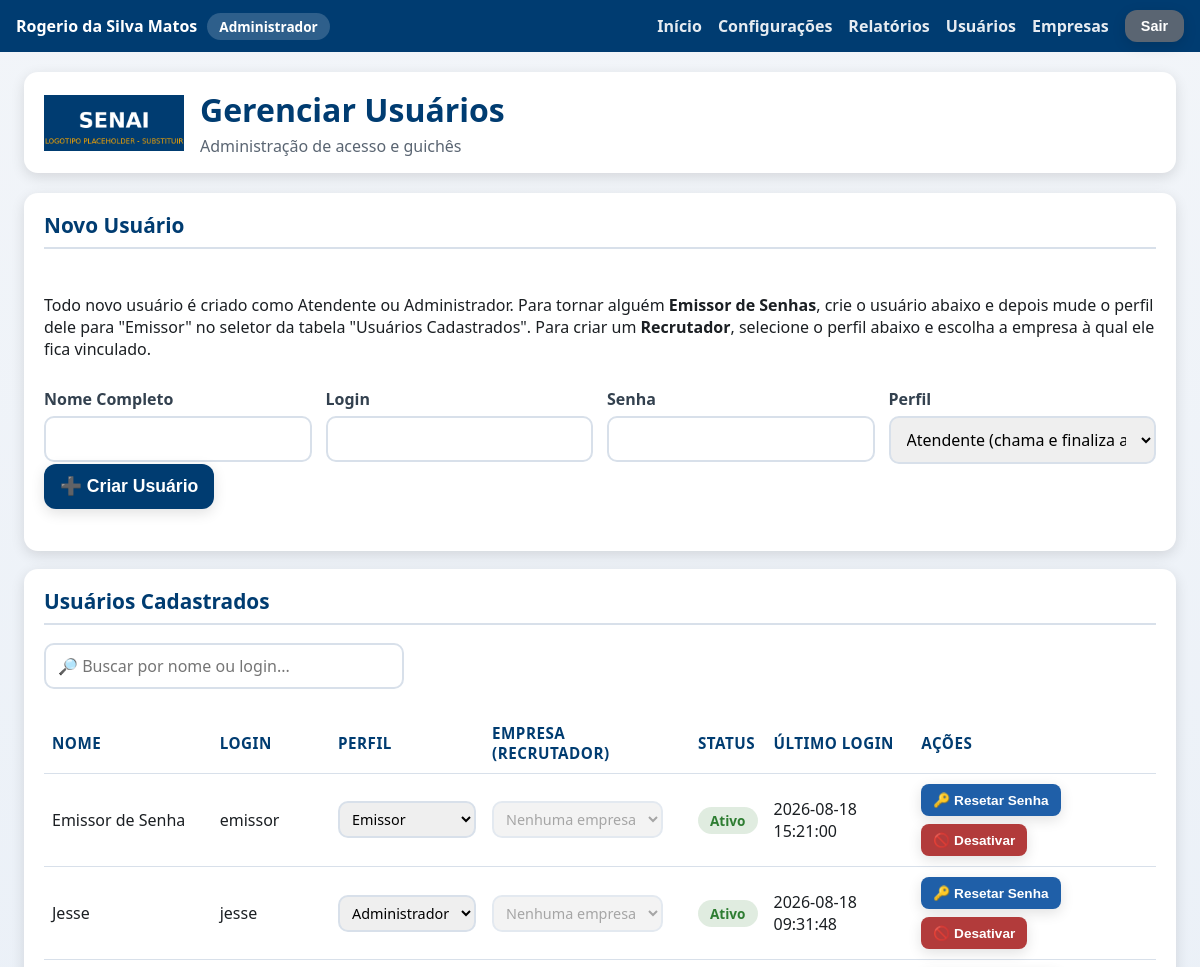
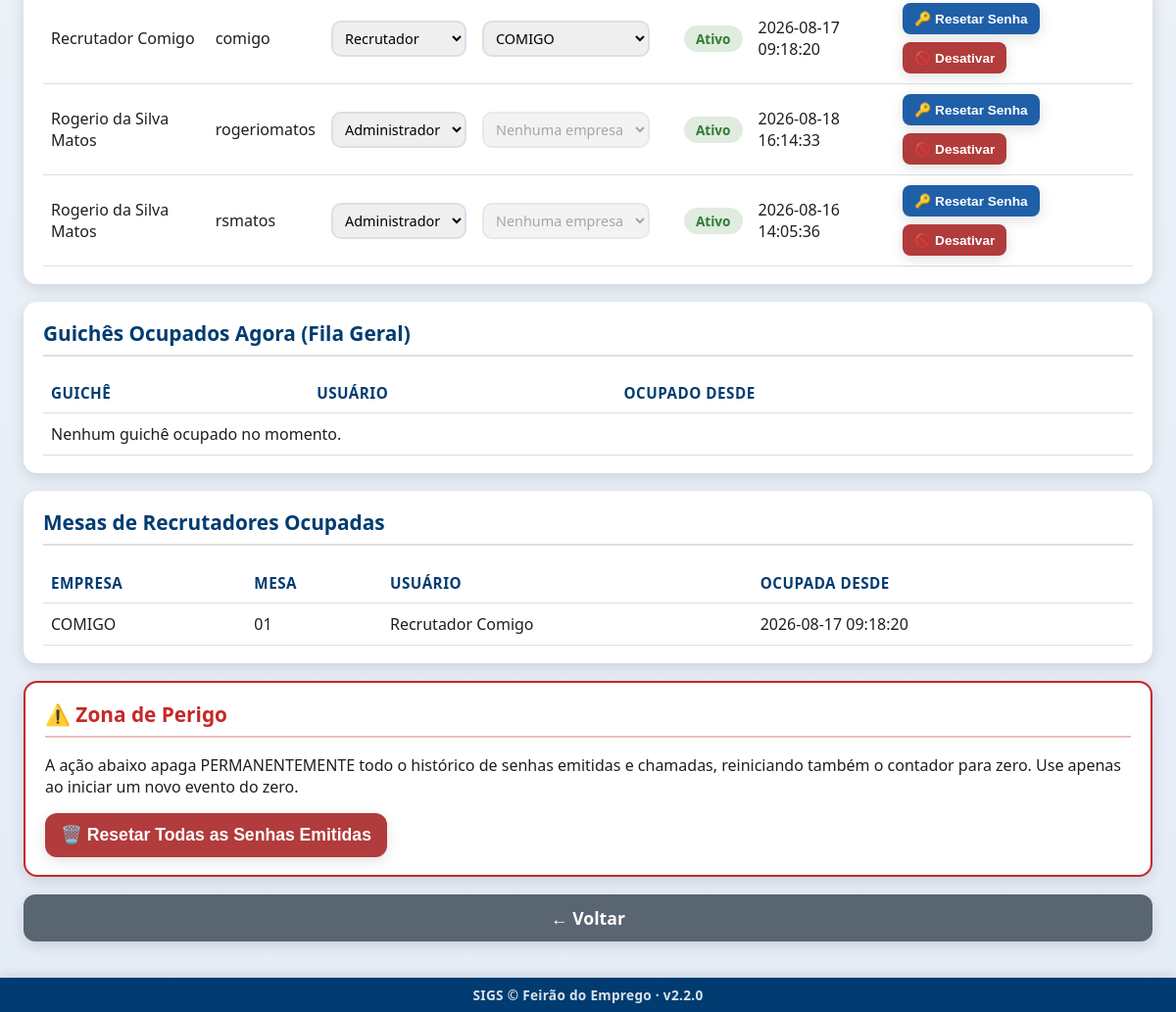
The page /admin/usuarios (signed in) on the database as committed earlier (2 pictures, top to bottom).
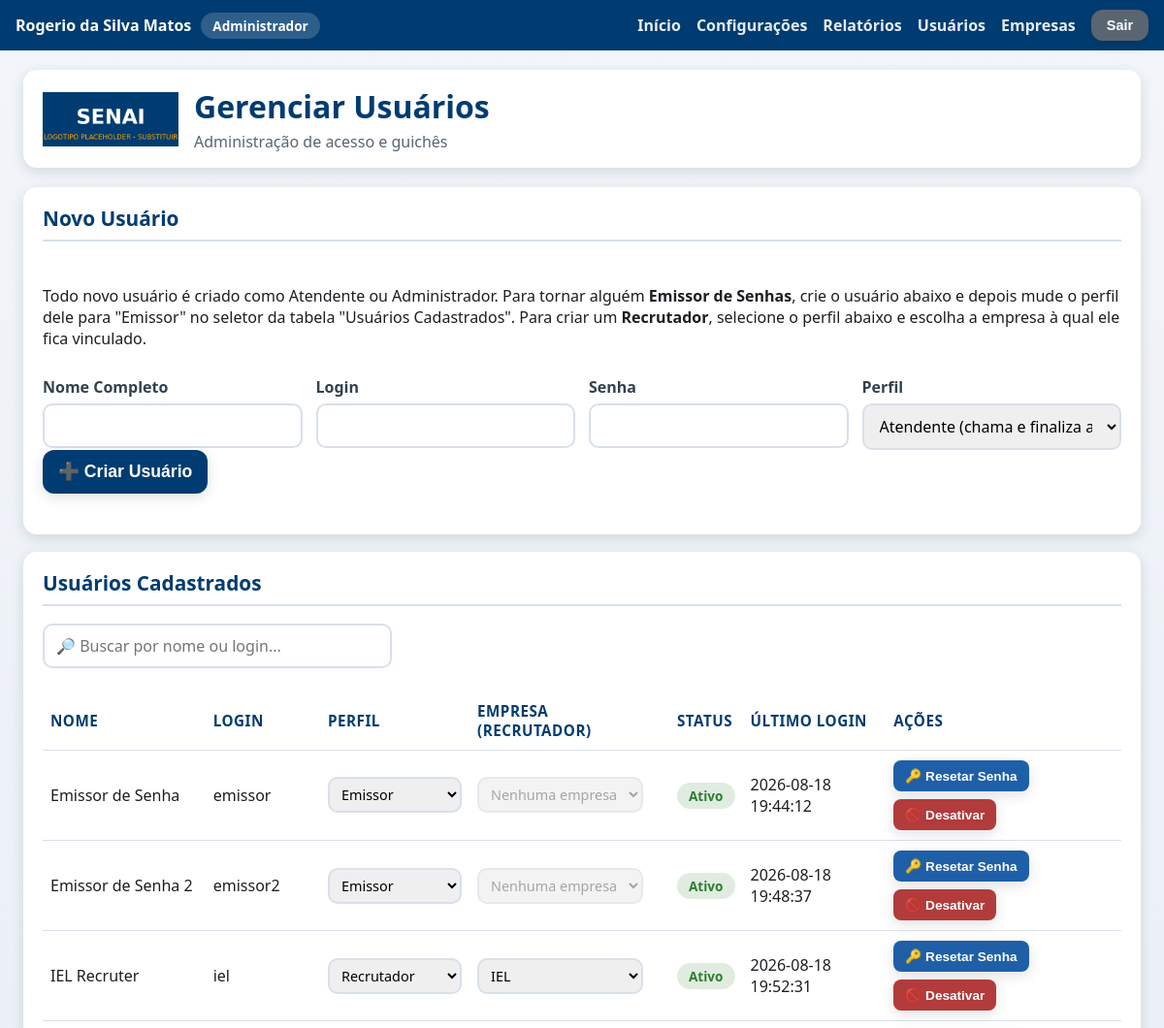
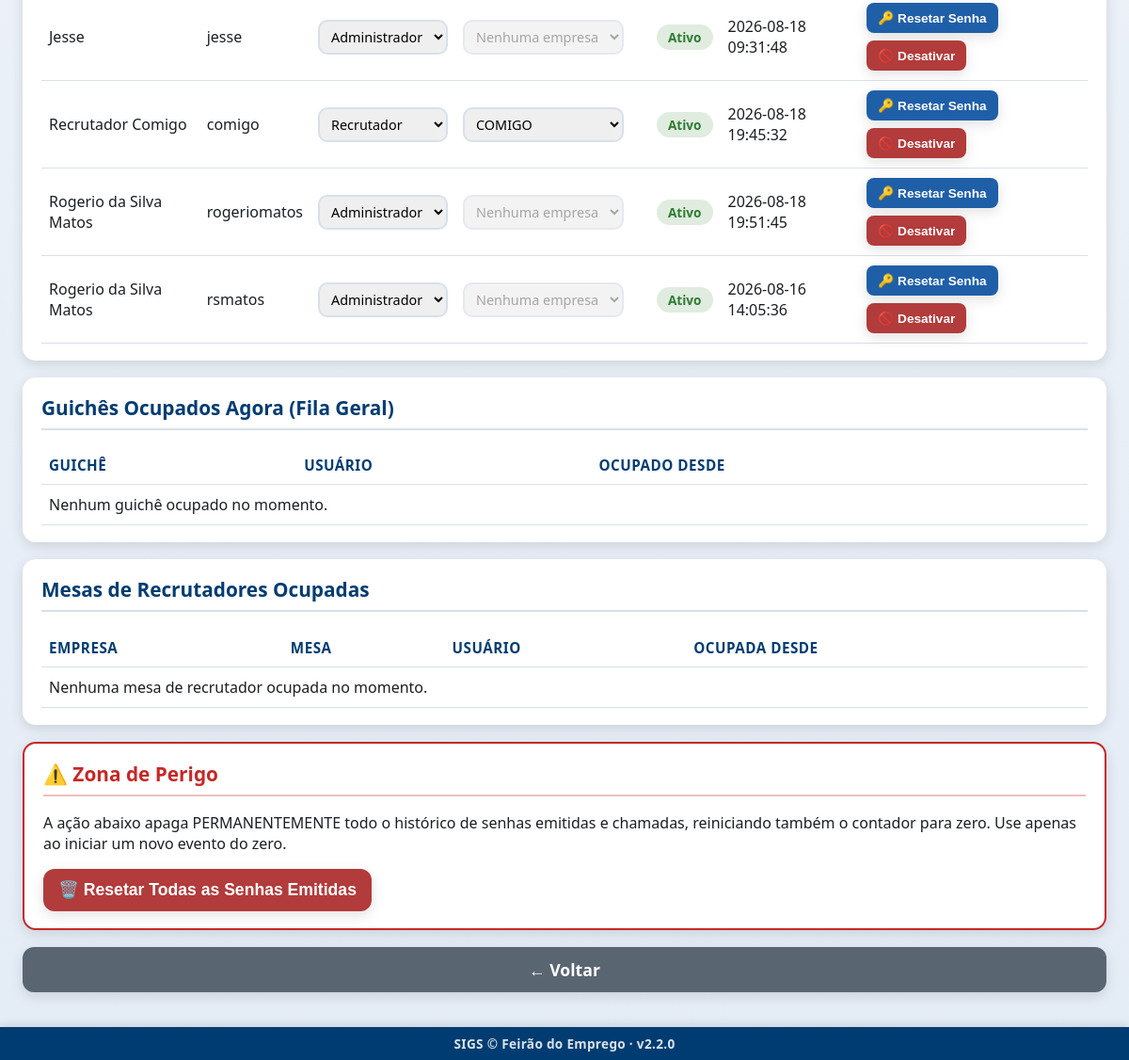
The same page on the database as committed later (2 pictures, top to bottom).
### tables this page shows
CREATE TABLE usuarios (
            id INTEGER PRIMARY KEY AUTOINCREMENT,
            nome_completo TEXT NOT NULL,
            login TEXT NOT NULL UNIQUE,
            senha_hash TEXT NOT NULL,
            perfil TEXT NOT NULL DEFAULT 'atendente',
            ativo INTEGER NOT NULL DEFAULT 1,
            data_criacao TEXT NOT NULL,
            ultimo_login TEXT
        , empresa_id INTEGER REFERENCES empresas (id));

CREATE TABLE empresas (
                id INTEGER PRIMARY KEY AUTOINCREMENT,
                nome TEXT NOT NULL UNIQUE,
                ativa INTEGER NOT NULL DEFAULT 1,
                data_criacao TEXT NOT NULL
            , logo_path TEXT, cor_principal TEXT, contador_atual INTEGER NOT NULL DEFAULT 0, atendimento_finalizado_em TEXT);

CREATE TABLE guiches_empresa_ocupados (
                empresa_id INTEGER NOT NULL,
                guiche INTEGER NOT NULL,
                usuario_id INTEGER NOT NULL,
                usuario_nome TEXT NOT NULL,
                ocupado_desde TEXT NOT NULL,
                PRIMARY KEY (empresa_id, guiche),
                FOREIGN KEY (empresa_id) REFERENCES empresas (id),
                FOREIGN KEY (usuario_id) REFERENCES usuarios (id)
            );

CREATE TABLE configuracoes (
                    chave TEXT PRIMARY KEY,
                    valor TEXT NOT NULL
                );

### app.py (the view)
@app.route("/admin/usuarios")
@auth.login_required
@auth.admin_required
def usuarios_tela():
    usuarios = database.listar_usuarios()
    guiches_ocupados = database.listar_guiches_ocupados()
    guiches_empresa_ocupados = database.listar_guiches_empresa_ocupados()
    empresas = database.listar_empresas()
    return render_template(
        "usuarios.html",
        config=config_manager.obter_todas(),
        usuarios=usuarios,
        guiches_ocupados=guiches_ocupados,
        guiches_empresa_ocupados=guiches_empresa_ocupados,
        empresas=empresas,
    )

### app.py (called while the page is built)
@app.context_processor
def injetar_usuario_logado():
    usuario_sessao = auth.usuario_logado()
    identidade_empresa = None
    if usuario_sessao and usuario_sessao.get("perfil") == PerfilUsuario.RECRUTADOR:
        empresa_id = usuario_sessao.get("empresa_id")
        if empresa_id:
            empresa = database.obter_empresa_por_id(empresa_id)
            if empresa and (empresa.logo_path or empresa.cor_principal):
                identidade_empresa = {"logo_path": empresa.logo_path, "cor": empresa.cor_principal}
    return {
        "usuario_logado": usuario_sessao,
        "eh_admin": auth.eh_admin(),
        "sigs_versao": SIGS_VERSAO,
        "identidade_empresa": identidade_empresa,
    }

### auth.py (called while the page is built)
def usuario_logado() -> Optional[dict]:
    usuario_id = session.get(CHAVE_SESSAO_USUARIO_ID)
    if usuario_id is None:
        return None
    return {
        "id": usuario_id,
        "nome_completo": session.get(CHAVE_SESSAO_NOME),
        "login": session.get(CHAVE_SESSAO_LOGIN),
        "perfil": session.get(CHAVE_SESSAO_PERFIL),
        "guiche": session.get(CHAVE_SESSAO_GUICHE),
        "empresa_id": session.get(CHAVE_SESSAO_EMPRESA_ID),
        "empresa_nome": session.get(CHAVE_SESSAO_EMPRESA_NOME),
    }

def eh_admin() -> bool:
    return session.get(CHAVE_SESSAO_PERFIL) == PerfilUsuario.ADMIN

def admin_required(funcao_view):
    @wraps(funcao_view)
    def wrapper(*args, **kwargs):
        if not eh_admin():
            if _requisicao_eh_api():
                return jsonify({"sucesso": False, "erro": "Acesso restrito a administradores."}), 403
            flash("Esta área é restrita a administradores.", "erro")
            return redirect(url_for("index"))
        return funcao_view(*args, **kwargs)
    return wrapper

### config.py (called while the page is built)
    def _conectar(self) -> sqlite3.Connection:
        conexao = sqlite3.connect(str(DATABASE_PATH), timeout=10, check_same_thread=False)
        conexao.row_factory = sqlite3.Row
        return conexao

### database.py (called while the page is built)
@contextmanager
def get_connection() -> Generator[sqlite3.Connection, None, None]:
    conexao = sqlite3.connect(str(DATABASE_PATH), timeout=10, check_same_thread=False)
    conexao.row_factory = sqlite3.Row
    conexao.execute("PRAGMA journal_mode = WAL")
    conexao.execute("PRAGMA foreign_keys = ON")
    try:
        yield conexao
    finally:
        conexao.close()

### models.py (called while the page is built)
    def to_dict_publico(self) -> dict:
        dados = asdict(self)
        dados.pop("senha_hash", None)
        return dados

### templates/usuarios.html (shortened to what this page needs)
{% extends "layout.html" %}
{% block conteudo %}
<div class="pagina pagina-usuarios">
    <header class="cabecalho">
        <img class="logo" src="{{ url_for('static', filename='img/logo.png') }}" alt="Logo SENAI">
        <div class="titulo-evento">
            <h1>Gerenciar Usuários</h1>
            <p>Administração de acesso e guichês</p>
        </div>
    </header>
    <main class="conteudo-principal">
        <section class="card card-formulario">
            <h2>Novo Usuário</h2>
            <p>
                Todo novo usuário é criado como Atendente ou Administrador.
                Para tornar alguém <strong>Emissor de Senhas</strong>, crie o
                usuário abaixo e depois mude o perfil dele para "Emissor" no
                seletor da tabela "Usuários Cadastrados". Para criar um
                <strong>Recrutador</strong>, selecione o perfil abaixo e
                escolha a empresa à qual ele fica vinculado.
            </p>
            <form id="form-novo-usuario">
                <div class="campos-identificacao">
                    <label>
                        Nome Completo
                        <input type="text" id="novo-nome" required>
                    </label>
                    <label>
                        Login
                        <input type="text" id="novo-login" required>
                    </label>
                    <label>
                        Senha
                        <input type="password" id="novo-senha" required minlength="6">
                    </label>
                    <label>
                        Perfil
                        <select id="novo-perfil">
                            <option value="atendente" selected>Atendente (chama e finaliza atendimentos)</option>
                        </select>
                    </label>
                </div>
                <button type="submit" class="botao botao-primario">➕ Criar Usuário</button>
                <div id="novo-usuario-mensagem" class="mensagem-status"></div>
            </form>
        </section>
        <section class="card">
            <h2>Usuários Cadastrados</h2>
            <input type="text" id="busca-usuarios" class="campo-busca-tabela"
                   placeholder="🔎 Buscar por nome ou login...">
            <table class="tabela-fila">
                <thead>
                    <tr>
                        <th>Nome</th>
                        <th>Login</th>
                        <th>Perfil</th>
                        <th>Empresa (Recrutador)</th>
                        <th>Status</th>
                        <th>Último Login</th>
                        <th>Ações</th>
                    </tr>
                </thead>
                <tbody id="usuarios-corpo">
                    {% for usuario in usuarios %}
                    <tr data-usuario-id="{{ usuario.id }}">
                        <td>{{ usuario.nome_completo }}</td>
                        <td>{{ usuario.login }}</td>
                        <td>
                            <select class="select-perfil" data-usuario-id="{{ usuario.id }}">
                                <option value="emissor" {% if usuario.perfil == 'emissor' %}selected{% endif %}>Emissor</option>
                                <option value="recrutador" {% if usuario.perfil == 'recrutador' %}selected{% endif %}>Recrutador</option>
                                <option value="admin" {% if usuario.perfil == 'admin' %}selected{% endif %}>Administrador</option>
                            </select>
                        </td>
                        <td>
                            <select class="select-empresa-recrutador" data-usuario-id="{{ usuario.id }}"
                                    {{ '' if usuario.perfil == 'recrutador' else 'disabled' }}>
                                <option value="">Nenhuma empresa</option>
                                {% for empresa in empresas %}
                                <option value="{{ empresa.id }}" {% if usuario.empresa_id == empresa.id %}selected{% endif %}>{{ empresa.nome }}</option>
                                {% endfor %}
                            </select>
                        </td>
                        <td>
                            <span class="status-badge-{{ 'ativo' if usuario.ativo else 'inativo' }}">
                                {{ 'Ativo' if usuario.ativo else 'Inativo' }}
                            </span>
                        </td>
                        <td>{{ usuario.ultimo_login or 'Nunca' }}</td>
                        <td class="acoes-usuario">
                            <button class="botao botao-secundario botao-acao-pequeno btn-resetar-senha" data-usuario-id="{{ usuario.id }}">
                                🔑 Resetar Senha
                            </button>
                            <button class="botao {{ 'botao-alerta' if usuario.ativo else 'botao-primario' }} botao-acao-pequeno btn-toggle-status"
                                    data-usuario-id="{{ usuario.id }}" data-ativo="{{ usuario.ativo | lower }}">
                                {{ '🚫 Desativar' if usuario.ativo else '✅ Ativar' }}
                            </button>
                        </td>
                    </tr>
                    {% endfor %}
                </tbody>
            </table>
        </section>
        <section class="card">
            <h2>Guichês Ocupados Agora (Fila Geral)</h2>
            <table class="tabela-fila">
                <thead>
                    <tr>
                        <th>Guichê</th>
                        <th>Usuário</th>
                        <th>Ocupado Desde</th>
                    </tr>
                </thead>
                <tbody>
                    {% for ocupacao in guiches_ocupados %}
                    <tr>
                        <td>{{ '%02d' | format(ocupacao.guiche) }}</td>
                        <td>{{ ocupacao.usuario_nome }}</td>
                        <td>{{ ocupacao.ocupado_desde }}</td>
                    </tr>
                    {% else %}
                    <tr><td colspan="3">Nenhum guichê ocupado no momento.</td></tr>
                    {% endfor %}
                </tbody>
            </table>
        </section>
        <section class="card">
            <h2>Mesas de Recrutadores Ocupadas</h2>
            <table class="tabela-fila">
                <thead>
                    <tr>
                        <th>Empresa</th>
                        <th>Mesa</th>
                        <th>Usuário</th>
                        <th>Ocupada Desde</th>
                    </tr>
                </thead>
                <tbody>
                    {% for ocupacao in guiches_empresa_ocupados %}
                    <tr>
                        <td>{{ ocupacao.empresa_nome }}</td>
                        <td>{{ '%02d' | format(ocupacao.guiche) }}</td>
                        <td>{{ ocupacao.usuario_nome }}</td>
                        <td>{{ ocupacao.ocupado_desde }}</td>
                    </tr>
                    {% else %}
                    <tr><td colspan="4">Nenhuma mesa de recrutador ocupada no momento.</td></tr>
                    {% endfor %}
                </tbody>
            </table>
        </section>
        <section class="card card-zona-perigo">
            <h2>⚠️ Zona de Perigo</h2>
            <p>
                A ação abaixo apaga PERMANENTEMENTE todo o histórico de senhas
                emitidas e chamadas, reiniciando também o contador para zero.
                Use apenas ao iniciar um novo evento do zero.
            </p>
            <button id="btn-reset-senhas-emitidas" class="botao botao-alerta">
                🗑️ Resetar Todas as Senhas Emitidas
            </button>
        </section>
        <a href="{{ url_for('index') }}" class="botao botao-terciario">← Voltar</a>
    </main>
</div>
{% endblock %}

### templates/layout.html (shortened to what this page needs)
<!DOCTYPE html>
<html lang="pt-BR">
<head>
    <link rel="stylesheet" href="{{ url_for('static', filename='css/style.css') }}">
</head>
<body>
    {% if usuario_logado %}
    <div class="barra-usuario">
        <span class="barra-usuario-info">
            {{ usuario_logado.nome_completo }}
            <span class="barra-usuario-perfil">
                {% if eh_admin %}Administrador
                {% elif usuario_logado.perfil == 'emissor' %}Emissor de Senhas
                {% elif usuario_logado.perfil == 'recrutador' %}Recrutador{% if usuario_logado.empresa_nome %} — {{ usuario_logado.empresa_nome }}{% endif %}
                {% else %}Atendente
                {% endif %}
            </span>
        </span>
        <span class="barra-usuario-acoes">
            <a href="{{ url_for('index') }}">Início</a>
            {% if eh_admin %}
                <a href="{{ url_for('configuracoes_tela') }}">Configurações</a>
                <a href="{{ url_for('relatorios_tela') }}">Relatórios</a>
                <a href="{{ url_for('usuarios_tela') }}">Usuários</a>
                <a href="{{ url_for('empresas_tela') }}">Empresas</a>
            {% elif usuario_logado.perfil == 'recrutador' %}
                <!-- Recrutador também acessa Relatórios (somente da própria
                     empresa — ver auth.admin_ou_recrutador_required e
                     relatorios_tela em app.py), mas não os demais itens do
                     menu administrativo. -->
                <a href="{{ url_for('relatorios_tela') }}">Relatórios</a>
            {% endif %}
            <form method="POST" action="{{ url_for('logout_tela') }}" class="form-logout">
                <button type="submit" class="botao botao-terciario botao-sair">Sair</button>
            </form>
        </span>
    </div>
    {% endif %}
    {% block conteudo %}{% endblock %}
    {% if request.endpoint != 'painel' %}
    <footer class="rodape-sigs">
        SIGS &copy; {{ config.nome_evento if config else 'SENAI' }} &middot; v{{ sigs_versao }}
    </footer>
    {% endif %}
</body>
</html>

Rows that differ between the two databases and show on the page:
removed guiches_empresa_ocupados: empresa_nome "COMIGO", guiche "01", usuario_nome "Recrutador Comigo", ocupado_desde "2026-08-17 09:18:20"
changed usuarios "Emissor de Senha": ultimo_login "2026-08-18 15:21:00" → "2026-08-18 19:44:12"
added usuarios: nome_completo "Emissor de Senha 2", login "emissor2", perfil+id "Emissor", ativo "Ativo", ultimo_login "2026-08-18 19:48:37", ativo "🚫 Desativar"
added usuarios: nome_completo "IEL Recruter", login "iel", perfil+id "Recrutador", empresa+id+perfil "IEL", ativo "Ativo", ultimo_login "2026-08-18 19:52:31", ativo "🚫 Desativar"
changed usuarios "Recrutador Comigo": ultimo_login "2026-08-17 09:18:20" → "2026-08-18 19:45:32"
changed usuarios "rogeriomatos": ultimo_login "2026-08-18 16:14:33" → "2026-08-18 19:51:45"
Other text that changed with them:
text now shown: "Nenhuma mesa de recrutador ocupada no momento."
